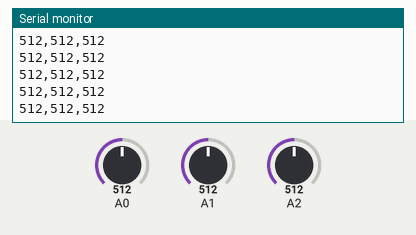
Simulated run of this sketch. Board: Arduino Uno, built with avr-gcc and run on an emulated ATmega328P. Shown: the last lines printed to the serial monitor. The inputs (shaded band) are chosen by the test bench; at power-on: A0 = 512, A1 = 512, A2 = 512. Storage starts empty.

Above: at 1.2 s.
1.3 s: A0 set to 11
At 2.4 s:
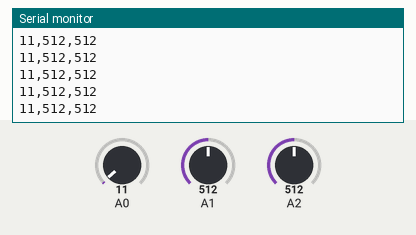
2.8 s: A0 set to 8
At 3.4 s:
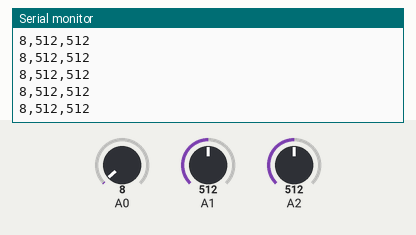
7.3 s: A1 set to 11
At 7.9 s:
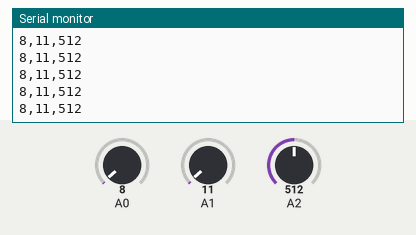
8.8 s: A1 set to 8
At 9.6 s:
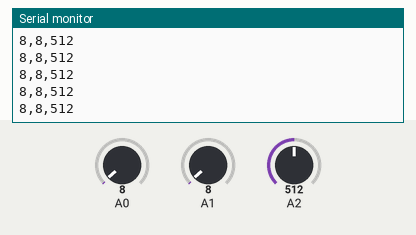
10.3 s: A0 set to 982
At 11.4 s:
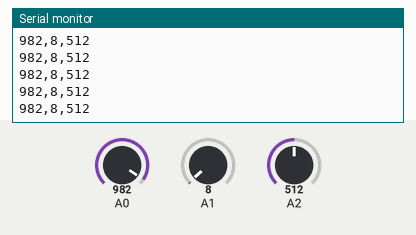
11.8 s: A0 set to 1008
At 12.7 s:
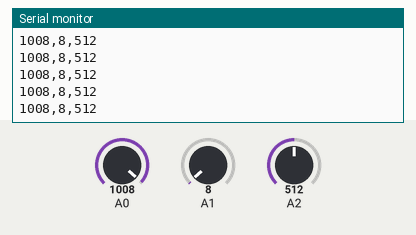
Timing chart, 0 to 14.8 s (numbered marks = the images above; inputs shaded):
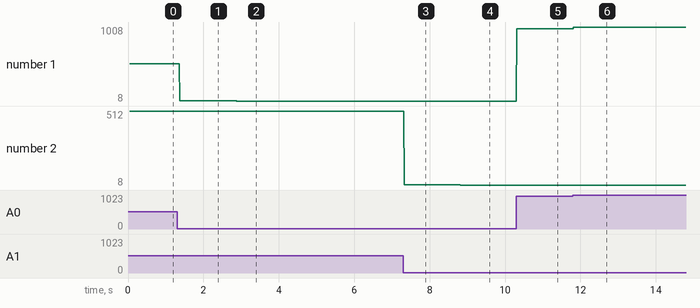

Measured:
- after the input at 1.3 s, the serial monitor: prints a new line after 0.07 s (image 1)
- after the input at 2.8 s, the serial monitor: prints a new line after 0.08 s (image 2)
- after the input at 7.3 s, the serial monitor: prints a new line at once (image 3)
- after the input at 8.8 s, the serial monitor: prints a new line at once (image 4)
- after the input at 10.3 s, the serial monitor: prints a new line at once (image 5)
- after the input at 11.8 s, the serial monitor: prints a new line at once (image 6)
- plotted number 1: 512 → 11 after the input at 1.3 s, 11 → 8 after the input at 2.8 s, 8 → 982 after the input at 10.3 s, 982 → 1008 after the input at 11.8 s
- plotted number 2: 512 → 11 after the input at 7.3 s

The sketch:

test.ino
```cpp
/*
  Datalogger cartão SD

 Este exemplo mostra como registrar dados de três sensores analógicos
 para um cartão SD usando a biblioteca SD.

 O circuito:
 * sensores analógicos nos ins analógicos 0, 1 e 2
 * Cartão SD conectado ao barramento SPI da seguinte maneira:
 ** MOSI - pino 11
 ** MISO - pino 12
 ** CLK - pino 13
 ** CS - pino 4 (para MKRZero SD: SDCARD_SS_PIN)


 */

#include <SPI.h>
#include <SD.h>

const int chipSelect = 4;

void setup() {
// Abra a comunicação serial e espere a porta abrir:
Serial.begin(9600);
  while (!Serial) {
    ; // espera que a porta serial se conecte. Necessário apenas para porta USB
  }


  Serial.print("Initializing SD card...");

  // veja se o cartão está presente e pode ser inicializado:

  if (!SD.begin(chipSelect)) {
    Serial.println("Card failed, or not present");

// não faça mais nada:
while (1);
  }
  Serial.println("card initialized.");
}

void loop() {
// cria uma string para montar os dados para registrar:
  String dataString = "";

// leia três sensores e acrescente à string:
  for (int analogPin = 0; analogPin < 3; analogPin++) {
    int sensor = analogRead(analogPin);
    dataString += String(sensor);
    if (analogPin < 2) {
      dataString += ",";
    }
  }

//  abre o arquivo. note que apenas um arquivo pode ser aberto por vez
  // então você tem que fechar este antes de abrir outro.
  File dataFile = SD.open("datalog.txt", FILE_WRITE);

  // se o arquivo estiver disponível, escreva para ele:
  if (dataFile) {
    dataFile.println(dataString);
    dataFile.close();
// imprime para a porta serial também:
    Serial.println(dataString);
  }
// se o arquivo não estiver aberto, aparece um erro:
  else {
    Serial.println("error opening datalog.txt");
  }
}
```
